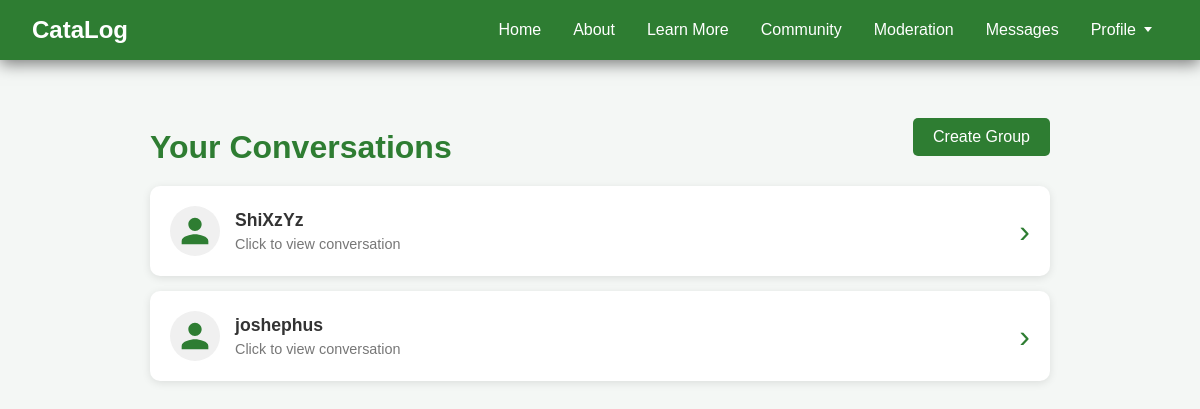
/messages/ (signed in), run on the app's committed database.
### home/models.py (models this page shows, shortened)
class Conversation(models.Model):
    participants = models.ManyToManyField(
        settings.AUTH_USER_MODEL, related_name="conversations"
    )
    name = models.CharField(max_length=255, blank=True, null=True)
    is_group = models.BooleanField(default=False)
    admin = models.ForeignKey(
        settings.AUTH_USER_MODEL, on_delete=models.SET_NULL, null=True, blank=True, related_name="admin_conversations"
    )

class CustomUser(AbstractUser):
    ROLE_CHOICES = (
        ('user', 'User'),
        ('moderator', 'Moderator'),
    )
    role = models.CharField(max_length=10, choices=ROLE_CHOICES, default='user')
    avatar = models.ForeignKey(CustomImage, on_delete=models.SET_NULL, null=True, blank=True, default=None)
    bio = models.TextField(blank=True)
    sustainability_interests = models.CharField(max_length=255, blank=True)
    nickname = models.CharField(max_length=100, blank=True)

### home/views.py (the view)
# urls.py: path('messages/', views.conversation_list, name='conversation_list'),
def conversation_list(request):
    conversations = request.user.conversations.all()
    conversations_with_unread = []
    total_unread = 0
    for conversation in conversations:
        unread_count = conversation.messages.exclude(
            sender=request.user
        ).exclude(
            read_by=request.user
        ).count()
        total_unread += unread_count
        conversation.unread_count = unread_count
        conversations_with_unread.append(conversation)
    return render(request, 'home/conversation_list.html', {
        'conversations': conversations_with_unread,
        'total_unread': total_unread
    })

### home/context_processors.py (called while the page is built)
def unread_messages(request):
    if request.user.is_authenticated:
        unread_count = Message.objects.filter(
            conversation__participants=request.user
        ).exclude(
            sender=request.user
        ).exclude(
            read_by=request.user
        ).count()
        return {'unread_message_count': unread_count}
    return {'unread_message_count': 0}

### home/templates/home/conversation_list.html (shortened to what this page needs)
{% extends 'base.html' %}
{% block content %}
<div class="page-container">
    <div class="list-header"
        style="display: flex; justify-content: space-between; align-items: center; margin-bottom: 20px;">
        <h1 class="page-title" style="margin-bottom: 0;">Your Conversations</h1>
        <a href="{% url 'create_group_conversation' %}" class="btn btn-primary"
            style="background-color: #2e7d32; color: white; padding: 10px 20px; border-radius: 5px; text-decoration: none;">Create
            Group</a>
    </div>
    {% if conversations %}
    <div class="conversations-list">
        {% for convo in conversations %}
        <a href="{% url 'conversation_detail' pk=convo.pk %}"
            class="conversation-card{% if convo.unread_count > 0 %} unread{% endif %}">
            <div class="conversation-avatar">
                {% if convo.is_group %}
                <svg xmlns="http://www.w3.org/2000/svg" width="40" height="40" viewBox="0 0 24 24" fill="#2e7d32">
                    <path
                        d="M16 11c1.66 0 2.99-1.34 2.99-3S17.66 5 16 5c-1.66 0-3 1.34-3 3s1.34 3 3 3zm-8 0c1.66 0 2.99-1.34 2.99-3S9.66 5 8 5C6.34 5 5 6.34 5 8s1.34 3 3 3zm0 2c-2.33 0-7 1.17-7 3.5V19h14v-2.5c0-2.33-4.67-3.5-7-3.5zm8 0c-.29 0-.62.02-.97.05 1.16.84 1.97 1.97 1.97 3.45V19h6v-2.5c0-2.33-4.67-3.5-7-3.5z" />
                </svg>
                {% else %}
                <svg xmlns="http://www.w3.org/2000/svg" width="40" height="40" viewBox="0 0 24 24" fill="#2e7d32">
                    <path
                        d="M12 12c2.21 0 4-1.79 4-4s-1.79-4-4-4-4 1.79-4 4 1.79 4 4 4zm0 2c-2.67 0-8 1.34-8 4v2h16v-2c0-2.66-5.33-4-8-4z" />
                </svg>
                {% endif %}
            </div>
            <div class="conversation-info">
                <div class="conversation-name">
                    {% if convo.is_group %}
                    {{ convo.name }}
                    {% else %}
                    {% for user in convo.participants.all %}
                    {% if user != request.user %}
                    {{ user.nickname|default:user.username }}
                    {% endif %}
                    {% endfor %}
                    {% endif %}
                </div>
                <div class="conversation-preview">Click to view conversation</div>
            </div>
            <div class="conversation-arrow">›</div>
        </a>
        {% endfor %}
    </div>
    {% else %}
    <div class="no-conversations">
        <p>You have no conversations yet.</p>
        <a href="{% url 'community' %}" class="community-btn">Find users to chat with</a>
    </div>
    {% endif %}
</div>
{% endblock %}

### home/static/home/style.css (style rules this page uses)
:root { --bg-primary: #f4f7f5; --bg-secondary: #ffffff; --bg-card: #ffffff; --text-primary: #333; --text-secondary: #777; --text-muted: #999; --nav-bg: #2e7d32; --nav-hover: #388e3c; --border-color: #ccc; --border-light: #e0e0e0; --shadow-sm: rgba(0, 0, 0, 0.1); --shadow-md: rgba(0, 0, 0, 0.15); --input-bg: #ffffff; --input-border: #ccc; }
html, body { margin: 0; font-family: Arial, sans-serif; background-color: var(--bg-primary); color: var(--text-primary); height: 100%; }
.page-container { max-width: 900px; margin: 2rem auto; padding: 1rem 2rem; }
.page-title { color: #2e7d32; font-size: 2rem; margin-bottom: 0.5rem; }
.conversations-list { display: flex; flex-direction: column; gap: 15px; }
.conversation-card { display: flex; align-items: center; gap: 15px; background-color: var(--bg-card); padding: 20px; border-radius: 10px; box-shadow: 0 2px 8px rgba(0, 0, 0, 0.1); text-decoration: none; color: inherit; transition: all 0.2s ease; }
.conversation-avatar { flex-shrink: 0; width: 50px; height: 50px; background-color: #f0f0f0; border-radius: 50%; display: flex; align-items: center; justify-content: center; }
.conversation-info { flex: 1; }
.conversation-name { font-weight: 600; font-size: 1.1rem; color: var(--text-primary); margin-bottom: 5px; }
.conversation-preview { color: var(--text-secondary); font-size: 0.9rem; }
.conversation-arrow { font-size: 2rem; color: #2e7d32; font-weight: 300; }

### data on the page
Conversation: is_group False (drawn)
CustomUser: nickname "ShiXzYz"
Conversation: is_group False (drawn)
CustomUser: nickname "joshephus"
